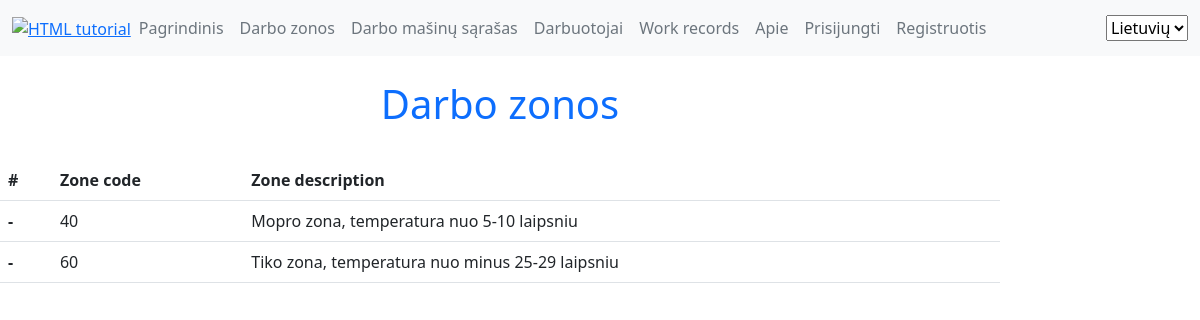
/lm/working_zones/, run on an earlier commit of the app's database.
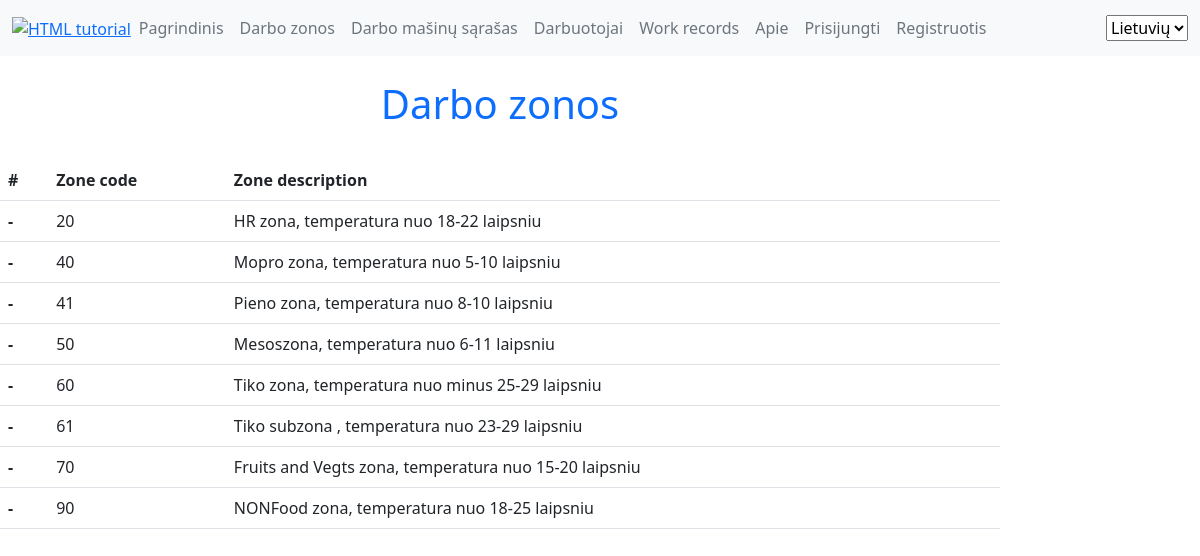
And on a later commit of the database.
### lm/models.py (models this page shows, shortened)
class Darbo_zona_sandelyje (models.Model):
    zone_choices = (
        ('20','20 - HR'),
        ('40','40 - MOPRO'),
        ('41', '41 - Pienas'),
        ('60', '60 - TIKO'),
        ('61', '61 - BakeOff'),
        ('70', '70 - Fruits'),
        ('50', '50 - Mėsa'),
        ('90', '90 - NonFood')
        )
    zone_code = models.CharField(_('Working zone code'), max_length=80, choices=zone_choices, default='40', help_text='Darbo zona sandėlyje',
    blank=True, unique=True)
    zone_description=models.CharField(_('Description'), max_length=80, help_text='Zonos aprasymas pvz 60-Tiko')
    class Meta:
        ordering = ['zone_code']
        verbose_name = _("Working zone")
        verbose_name_plural = _("Working zones")

### lm/views.py (the view)
# urls.py: path('working_zones/', views.working_zones, name='working_zones'),
def working_zones(request):
    working_zones = Darbo_zona_sandelyje.objects.all()
    context = {
        'working_zones': working_zones
    }
    return render(request, 'lm/working_zones.html', context=context)

### lm/templates/lm/working_zones.html (shortened to what this page needs)
{% extends 'base.html' %}
{% load i18n %}
{% load static %}
{% block content %}
<h1 class="p-4 text-primary d-flex justify-content-center">{% trans "Working zones" %} </h1>
<table class="table">
  <thead>
    <tr>
      <th scope="col">#</th>
      <th scope="col">Zone code</th>
      <th scope="col">Zone description</th>
    </tr>
  </thead>
  {% for zonos in working_zones %}
  <tbody>
    <tr>
      <th scope="row">-</th>
      <td>{{zonos.zone_code}}</td>
      <td>{{zonos.zone_description}}</td>
    </tr>
  </tbody>
   {% endfor %}
</table>
{% endblock %}

### templates/base.html (shortened to what this page needs)
<!DOCTYPE html>
<html lang="en">
<head>
    <link href="https://cdn.jsdelivr.net/npm/bootstrap@5.2.2/dist/css/bootstrap.min.css" rel="stylesheet">
    {% load static %}
{% load i18n %}
    <link rel="stylesheet" href="{% static 'app.css' %}">
</head>
 <body>
<nav class="navbar navbar-expand-lg bg-light">
    <div class="container-fluid">
        <a href="{% url 'index' %}"><img src="/static/logo.png" alt="HTML tutorial" style="width: 15vh;height: auto;"></a>
        <div class="collapse navbar-collapse d-flex justify-content-end" id="navbarSupportedContent">
            <ul class="navbar-nav me-auto mb-2 mb-lg-0">
                <li>
                    <a class="nav-link text-secondary" href="{% url 'index' %}">{% trans "Home" %}</a>
                </li>
                <li class="nav-item">
                    <a class="nav-link text-secondary" aria-current="page" href="{% url 'working_zones' %}">{% trans "Working Zones" %}</a>
                </li>
                <li class="nav-item">
                    <a class="nav-link text-secondary" href="{% url 'working_machines_list' %}">{% trans "Working machines list" %}</a>
                </li>
                <li class="nav-item">
                    <a class="nav-link text-secondary" href="{% url 'workers' %}">{% trans "Workers" %}</a>
                </li>
                  <li class="nav-item">
                    <a class="nav-link text-secondary" href="{% url 'work_records' %}">{% trans "Work records" %}</a>
                </li>
                <li class="nav-item">
                    <a class="nav-link text-secondary" href="{% url 'about' %}">{% trans "About" %}</a>
                <li>
                {% if user.is_authenticated %}
                <li class="nav-item">
                    <a class="nav-link text-secondary" href="{% url 'profile' %}">
                        <svg class="bi bi-person" width="1.5em" height="1.5em" viewBox="0 0 16 16" fill="currentColor"
                             xmlns="http://www.w3.org/2000/svg">
                            <path fill-rule="evenodd"
                                  d="M13 14s1 0 1-1-1-4-6-4-6 3-6 4 1 1 1 1h10zm-9.995-.944v-.002.002zM3.022 13h9.956a.274.274 0 00.014-.002l.008-.002c-.001-.246-.154-.986-.832-1.664C11.516 10.68 10.289 10 8 10c-2.29 0-3.516.68-4.168 1.332-.678.678-.83 1.418-.832 1.664a1.05 1.05 0 00.022.004zm9.974.056v-.002.002zM8 7a2 2 0 100-4 2 2 0 000 4zm3-2a3 3 0 11-6 0 3 3 0 016 0z"
                                  clip-rule="evenodd"/>
                        </svg>
                         <strong>{{user.get_username.upper}}</strong></a></li>
                <li class="nav-item">
                    <a class="nav-link text-secondary" href="{% url 'dashboard' %}">{% trans "Dashboard" %}</a>
                </li>
   <li>
     <div class="dropdown">
         <button class="btn btn-secondary dropdown-toggle" type="button" id="dropdownMenuButton1" data-bs-toggle="dropdown" aria-expanded="false">
          {% trans "User actions" %}
         </button>
        <div class="dropdown-menu" aria-labelledby="navbarDropdown">
          <a class="dropdown-item" href="{% url 'my_new_machine' %}?next=/lm">{% trans "Add working machine" %}</a>
          <div class="dropdown-divider"></div>
          <a class="dropdown-item" href="{% url 'my_working_records' %}">{% trans "Your working records" %}</a>
          <a class="dropdown-item" href="{% url 'my_notes' %}">{% trans "Your notes" %}</a>
          <a class="dropdown-item" href="{% url 'my_used_machines' %}">{% trans "Your used working machines" %}</a>
        </div>
     </div>
   </li>
                <li class="nav-item">
                    <a class="nav-link text-secondary" href="{% url 'logout' %}?next=/ ">{% trans "Logout" %}</a>
                </li>
                {% else %}
                <li class="nav-item">
                    <a class="nav-link text-secondary" href="{% url 'login' %}?next={{request.path}}">{% trans "Login" %}</a>
                </li>
                <li class="nav-item">
                    <a class="nav-link text-secondary" href="{% url 'register' %}">{% trans "Register" %}</a>
                </li>
                {% endif %}
            </ul>
                {% load static %}
            <form action="{% url 'set_language' %}" method="post">
                <select name="language" onchange="this.form.submit()">
                    {% load static %}
                    {% get_current_language as LANGUAGE_CODE %}
                    {% get_available_languages as LANGUAGES %}
                    {% for lang in LANGUAGES %}
                    <option style="background-image: url({% static 'images/lt.png' %});" value="{{lang.0}}" {% if lang.0 == LANGUAGE_CODE %} selected="selected" {% endif %}>
                          {{lang.1}}
                    </option>
                    {% endfor %}
                </select>
            </form>
        </div>
    </div>
</nav>
    <div class="col-sm-10">
    {% block content %}
    {% endblock %}
    </div>
</body>
</html>

What changed in the data, as far as the page shows it:
added Darbo_zona_sandelyje: zone_code "20", zone_description "HR zona, temperatura nuo 18-22 laipsniu"
added Darbo_zona_sandelyje: zone_code "41", zone_description "Pieno zona, temperatura nuo 8-10 laipsniu"
added Darbo_zona_sandelyje: zone_code "50", zone_description "Mesoszona, temperatura nuo 6-11 laipsniu"
added Darbo_zona_sandelyje: zone_code "61", zone_description "Tiko subzona , temperatura nuo 23-29 laipsniu"
added Darbo_zona_sandelyje: zone_code "70", zone_description "Fruits and Vegts zona, temperatura nuo 15-20 laipsniu"
added Darbo_zona_sandelyje: zone_code "90", zone_description "NONFood zona, temperatura nuo 18-25 laipsniu"
